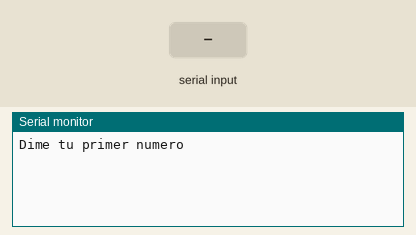
Recording of a sketch running on a simulated Arduino Uno, built with avr-gcc and run on an emulated ATmega328P. Shown: the last lines printed to the serial monitor. Inputs (shaded band) come from the test bench. Random numbers use the default seed unless the sketch sets one.

Above: at 1.2 s.
1.3 s: "90,45\n" received over Serial
At 2.5 s:
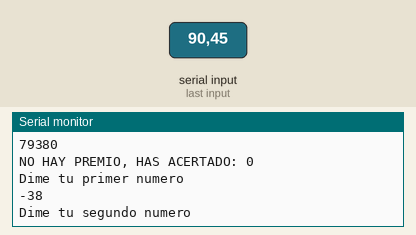
2.8 s: "30,150\n" received over Serial
At 3.4 s:
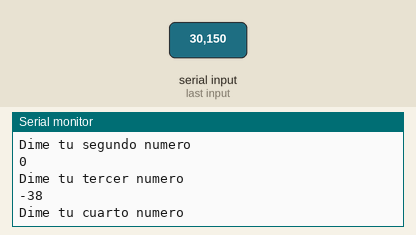
Timing chart, 0 to 5.8 s (numbered marks = the images above; inputs shaded):
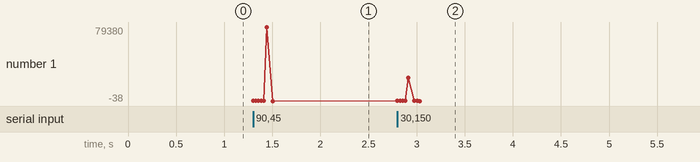

Measured:
- after the input at 1.3 s, the serial monitor: prints a new line at once (image 1)
- after the input at 2.8 s, the serial monitor: prints a new line at once (image 2)

The sketch:

Hito1.15.ino
```cpp
int PrimerNumero=0;
int SegundoNumero=0;
int TercerNumero=0;
int CuartoNumero=0;
int QuintoNumero=0;
int NumeroAciertos=0;

void setup()
{
  Serial.begin(9600);
}

void loop()
{
  int Numero1=random(0,10);
  int Numero2=random(0,10);
  int Numero3=random(0,10);
  int Numero4=random(0,10);
  int Numero5=random(0,10);
  int F[5] = {Numero1,Numero2,Numero3,Numero4,Numero5};
  //Primer digito:
  Serial.println("Dime tu primer numero");
  while(!Serial.available());
  PrimerNumero=Serial.read();
  PrimerNumero=PrimerNumero-48;
  Serial.println(PrimerNumero);
  //Segundo digito:
  Serial.println("Dime tu segundo numero");
  while(!Serial.available());
  SegundoNumero=Serial.read();
  SegundoNumero=SegundoNumero-48;
  Serial.println(SegundoNumero);
  //Tercer digito:
  Serial.println("Dime tu tercer numero");
  while(!Serial.available());
  TercerNumero=Serial.read();
  TercerNumero=TercerNumero-48;
  Serial.println(TercerNumero);
  //Cuarto digito:
  Serial.println("Dime tu cuarto numero");
  while(!Serial.available());
  CuartoNumero=Serial.read();
  CuartoNumero=CuartoNumero-48;
  Serial.println(CuartoNumero);
  //Quinto digito:
  Serial.println("Dime tu quinto numero");
  while(!Serial.available());
  QuintoNumero=Serial.read();
  QuintoNumero=QuintoNumero-48;
  Serial.println(QuintoNumero);
  //Comprobamos los numeros del premio:
  int G[5] = {PrimerNumero,SegundoNumero,TercerNumero,CuartoNumero,QuintoNumero};
  for (int i=0;i<5;i++){
    if(G[i]==F[i]){
      NumeroAciertos=NumeroAciertos+1;
    }
  }
  Serial.println("El numero premiado es: ");
  Serial.print(Numero1);
  Serial.print(Numero2);
  Serial.print(Numero3);
  Serial.print(Numero4);
  Serial.println(Numero5);
  if(NumeroAciertos==5){
     Serial.println("PREMIO, HAS GANADO EL COCHE");
  }
  else{
     Serial.print("NO HAY PREMIO, HAS ACERTADO: ");
     Serial.println(NumeroAciertos);
  }

}
```
